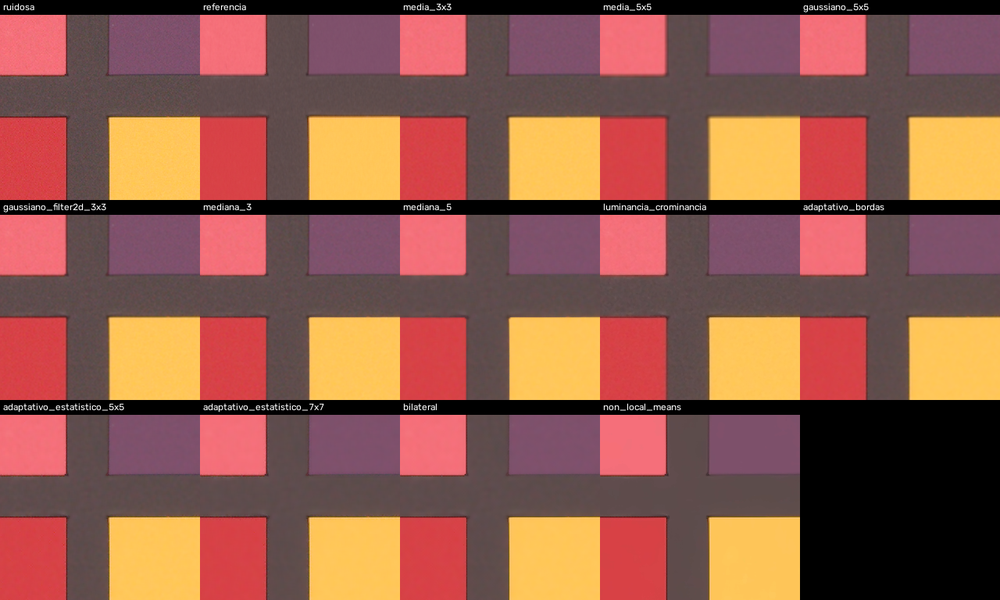
#> input picture saida/paineis/0017_001_GP_00100_00060_5500_N.png, 1000 x 600 px, shrunk from 1280 x 768 before the run
$ python -i filtros.py   (imports and definitions only)   (older library calls are emulated)
#> lines starting #> are read from the running program, lines starting #| are printed output that depends on the picture
#> further down, picture is the input picture: shape (600, 1000, 3); mean B, G, R 75.7, 90.3, 143.8
"""Estratégias de redução de ruído.

Todas recebem uma imagem BGR uint8 (altura, largura, 3)
e devolvem uma imagem com o mesmo shape e o mesmo dtype.
"""

import cv2
import numpy as np

BORDA = cv2.BORDER_REFLECT_101


def media_3x3(imagem):
    return cv2.blur(imagem, (3, 3), borderType=BORDA)


def media_5x5(imagem):
    return cv2.blur(imagem, (5, 5), borderType=BORDA)


def gaussiano_5x5(imagem):
    return cv2.GaussianBlur(imagem, (5, 5), sigmaX=0, borderType=BORDA)


# [8 lines left out: function gaussiano_filter2d_3x3, not called in this run]


def mediana_3(imagem):
    return cv2.medianBlur(imagem, 3)


def mediana_5(imagem):
    return cv2.medianBlur(imagem, 5)


def luminancia_crominancia(imagem):
    """Suavização separada de luminância e cor.

    O ruído real de smartphone tem forte componente de cor (manchas coloridas).
    A imagem é convertida para YCrCb:
        - Y (luminância, onde estão bordas e texturas): mediana 3 (leve);
        - Cr e Cb (cor): Gaussiano 9×9 (forte).
    Depois volta para BGR.
    """
    ycrcb = cv2.cvtColor(imagem, cv2.COLOR_BGR2YCrCb)
#> ycrcb: shape (600, 1000, 3); mean of channels 0, 1, 2 104.6, 156, 111.7
    y, cr, cb = cv2.split(ycrcb)
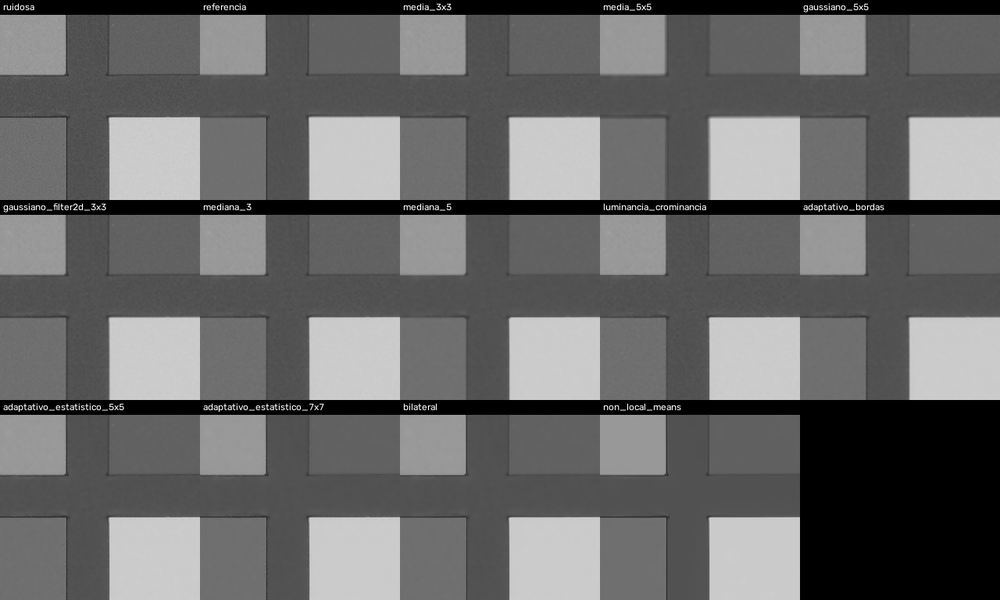
#> y: shape (600, 1000); min 0, max 255, mean 104.6
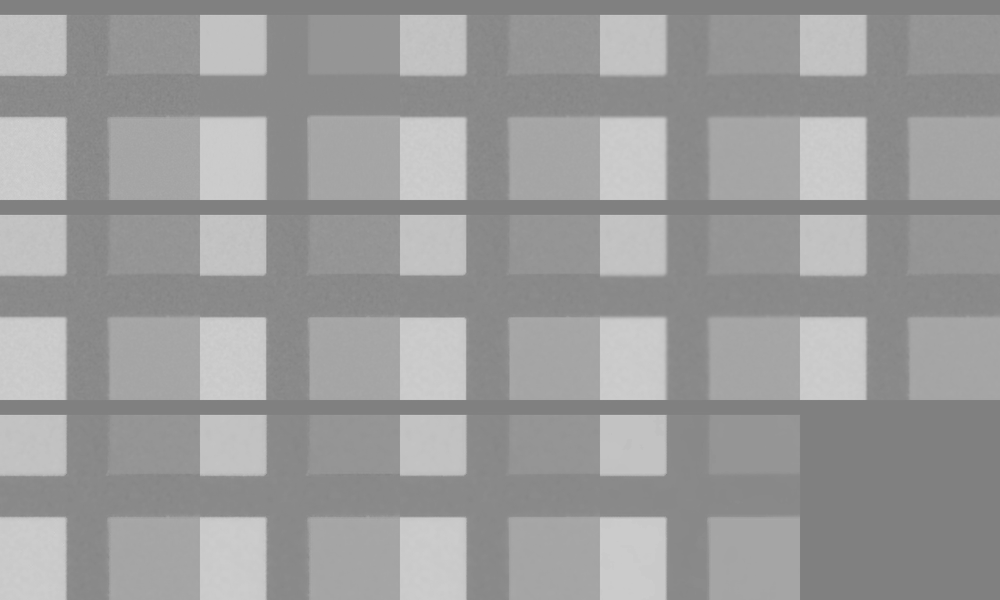
#> cr: shape (600, 1000); min 128, max 209, mean 156
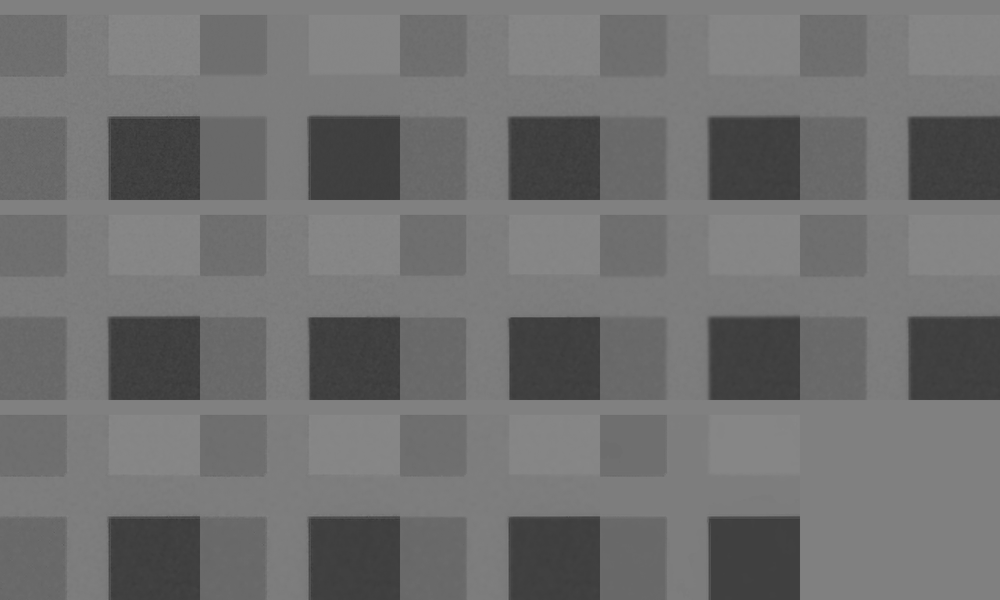
#> cb: shape (600, 1000); min 54, max 138, mean 111.7
    y = cv2.medianBlur(y, 3)
    cr = cv2.GaussianBlur(cr, (9, 9), sigmaX=0, borderType=BORDA)
    cb = cv2.GaussianBlur(cb, (9, 9), sigmaX=0, borderType=BORDA)
    return cv2.cvtColor(cv2.merge([y, cr, cb]), cv2.COLOR_YCrCb2BGR)


# [54 lines left out: functions adaptativo_bordas, adaptativo_estatistico, not called in this run]


def adaptativo_estatistico_5x5(imagem):
    return adaptativo_estatistico(imagem, 5)


def adaptativo_estatistico_7x7(imagem):
    return adaptativo_estatistico(imagem, 7)


# [18 lines left out: functions bilateral, non_local_means, not called in this run]


ESTRATEGIAS = {
    "media_3x3": media_3x3,
    "media_5x5": media_5x5,
    "gaussiano_5x5": gaussiano_5x5,
    "gaussiano_filter2d_3x3": gaussiano_filter2d_3x3,
    "mediana_3": mediana_3,
    "mediana_5": mediana_5,
    "luminancia_crominancia": luminancia_crominancia,
    "adaptativo_bordas": adaptativo_bordas,
    "adaptativo_estatistico_5x5": adaptativo_estatistico_5x5,
    "adaptativo_estatistico_7x7": adaptativo_estatistico_7x7,
    "bilateral": bilateral,
    "non_local_means": non_local_means,
}

CATEGORIAS = {
    "sem_filtro": "linha de base",
    "media_3x3": "filtro clássico",
    "media_5x5": "filtro clássico",
    "gaussiano_5x5": "filtro clássico",
    "gaussiano_filter2d_3x3": "filtro clássico",
    "mediana_3": "filtro clássico",
    "mediana_5": "filtro clássico",
    "luminancia_crominancia": "combinação do grupo",
    "adaptativo_bordas": "combinação do grupo",
    "adaptativo_estatistico_5x5": "adaptativo implementado",
    "adaptativo_estatistico_7x7": "adaptativo implementado",
    "bilateral": "alternativa pesquisada",
    "non_local_means": "alternativa pesquisada",
}

>>> import cv2
>>> picture = cv2.imread('saida/paineis/0017_001_GP_00100_00060_5500_N.png')
>>> result = luminancia_crominancia(picture)
